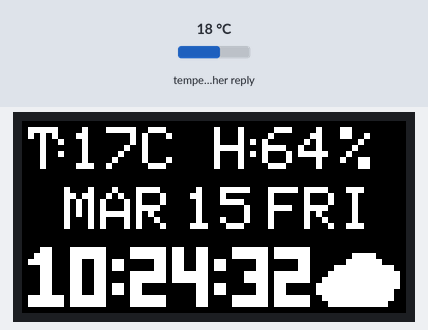
The sketch below on a simulated ESP32. Shown: 64×32 colour display. Inputs (shaded band) come from the test bench; at power-on: temperature in the weather reply 18 °C. WiFi joins after 1.5 s; servers stay silent unless stated; the local clock reads 2024-03-15 10:24:30 at power-on unless the sketch sets it; web services answer with replies made up by the test bench; what the sketch prints to the serial monitor is not drawn.

Above: at 2.1 s.
At 6.1 s:
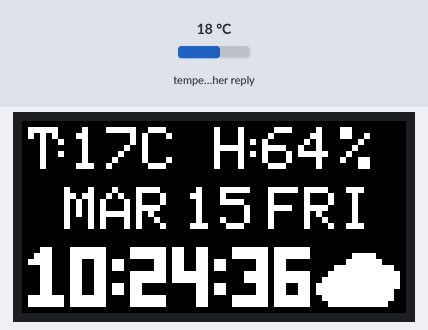
At 11.1 s:
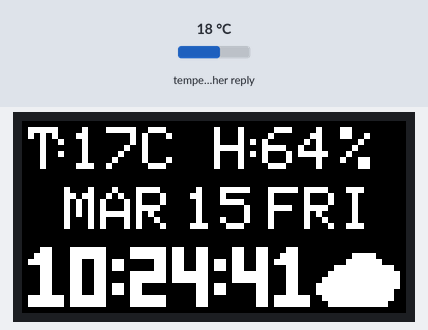
At 20.1 s:
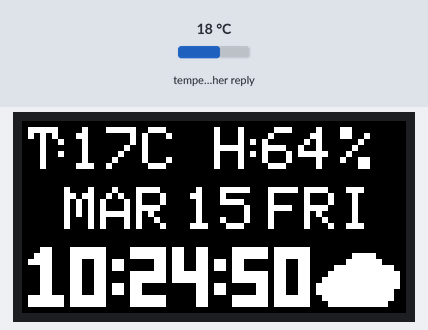
At 29.1 s:
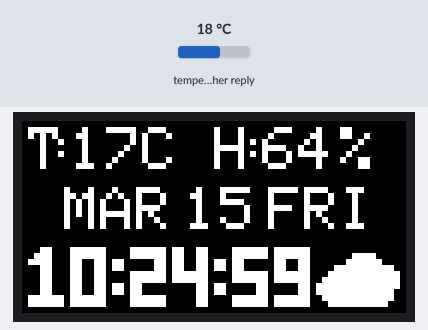
At 39.1 s:
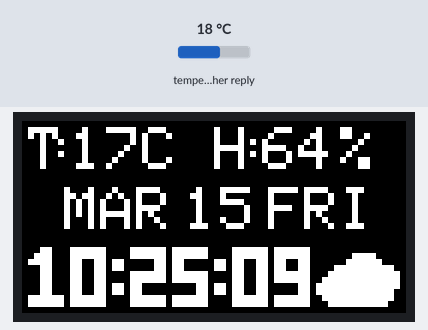

Measured:
- what the display in image 0 shows lasts 1.0 s, from 2.0 s to 3.0 s

The sketch:

main.ino
```cpp
#include <my_matrix.h>
//WiFI setup
const char* ssid = "TAJNA JASKINA BABCI JADZI";
const char* passwd = "Morys123";
//const char* ssid = "Jasminowa_6_FTTH_INTER";
//const char* passwd = "partur65";
//const char* ssid = "hamilton krul";
//const char* passwd = "qwerty1234";
//time setup
const char* ntpServer = "europe.pool.ntp.org";
const long gmt_strefa = 3600; //GMT+1
const int daylightsave = 3600;
//weather setup

const String weather_link = "http://api.openweathermap.org/data/2.5/weather?q=Krakow,pl&APPID=";
const String api_key = "0e11ccad42e110d8beb9583b9da92a4d";
  //HTTPClient http;
  //HTTPClient* pt_http=&http;
//zmienne globalne kontrola pogody przed konwersja
 //https://openweathermap.org/weather-conditions
//zmienne globalne czasu przed konwersja
  myTime_t myTime;
  myTime_t* czas=&myTime;
  myWeather_t myWeather;
  myWeather_t* pogoda=&myWeather;
  myColors_t myColors;
  myColors_t* kolory=&myColors;
  myHttp_t myLinks;
  myHttp_t* linki=&myLinks;
  RGBmatrixPanel matrix(A, B, C, D, CLK, LAT, OE, false, 64);
  RGBmatrixPanel* matryca=&matrix;


//timery
static TimerHandle_t auto_reload_timer = NULL;
//hw_timer_t *My_timer = NULL;
int counter,counter1;
//kolory

//kolory

void myTimerCallback(TimerHandle_t xTimer) {
 counter++;
 counter1++;

  }


//void IRAM_ATTR onTimer()
//{

//}
enum tryby{
zegar,
teskt,
papa
};

void setup() {

  //My_timer = timerBegin(0, 80, true);
  //timerAttachInterrupt(My_timer, &onTimer, true);
 // timerAlarmWrite(My_timer, 1000000, true);
 // timerAlarmEnable(My_timer);

   auto_reload_timer = xTimerCreate(
                      "Auto-reload timer",        // Name of timer
                      1000 / portTICK_PERIOD_MS,  // Period of timer (in ticks)
                      pdTRUE,                     // Auto-reload
                      (void *)1,                  // Timer ID
                      myTimerCallback);

  Serial.begin(115200);
  WiFi.begin(ssid,passwd);
  while(WiFi.status()!=WL_CONNECTED)
  {
    delay(500);
    Serial.printf(".");
  }
  if(WiFi.status()==WL_CONNECTED)
    Serial.printf("Polaczono\n");
   matrix.begin();
  configTime(gmt_strefa, daylightsave, ntpServer);
  getTime(czas);
  linki->weather_link = weather_link;
  linki-> api_key= api_key;
  getWeather(pogoda,linki);
  xTimerStart(auto_reload_timer, portMAX_DELAY);
//pobranie danych z klineta http
}
void loop()
{
  if(counter>=100)
 {
  getWeather(pogoda,linki);
  if(WiFi.status())
  {
  Serial.println("Pobrano pogode");
  }else
  {
    Serial.println("Siec ma downa");
  }
  counter=0;
 }
  if(counter1>=60)
 {
  if(pogoda->flag)
  {
  pogoda->flag=false;
  }else
  {
    pogoda->flag=true;
  }
  counter1=0;
  }
   printClock(matryca,kolory,czas,pogoda);
}
```

my_matrix.cpp
```cpp
#include "my_matrix.h"

void getTime(myTime_t* myTime)
{
    struct tm timeinfo;
    getLocalTime(&timeinfo);
    if((myTime->seconds)!=timeinfo.tm_sec)
    {
        myTime->seconds=timeinfo.tm_sec;
    }
    if((myTime->minutes)!=timeinfo.tm_min)
    {
        myTime->minutes=timeinfo.tm_min;
    }
    if((myTime->hours)!=timeinfo.tm_hour)
    {
        myTime->hours=timeinfo.tm_hour;
    }
    if((myTime->day)!=timeinfo.tm_mday)
    {
        myTime->year=timeinfo.tm_year;
        myTime->month=timeinfo.tm_mon;
        myTime->day=timeinfo.tm_mday;
        myTime->wday=timeinfo.tm_wday;
    }
}
/*static void colors(RGBmatrixPanel* matrix, myColors_t* myColors)
{
    (myColors->WHITE)=matrix->Color888(0xFF,0xFF,0xff);
    (myColors->YELLOW)=matrix->Color888(0xEE,0xFF,0x00);
    (myColors->BLUE)=matrix->Color888(0x0B,0x91,0xD9);
    (myColors->BLACK)=matrix->Color888(0x00,0x00,0x00);
    (myColors->GREY) = matrix->Color888(0x87,0x82,0x7d);
}*/
static void dimmer(RGBmatrixPanel* matrix,myTime_t* myTime,myColors_t* myColors,int start, int end )
{

    int h;
    h=(myTime->hours);
    if(h>=22 || h<7)
  {
    (myColors->WHITE)=matrix->Color888(0xFF*0.07,0xFF*0.07,0xff*0.07);
    (myColors->YELLOW)=matrix->Color888(0xFF*0.07,0xFF*0.07,0xff*0.07);
    (myColors->BLUE)=matrix->Color888(0x0B*0.08,0x91*0.08,0xD9*0.08);
    (myColors->BLACK)=matrix->Color888(0x00*0.07,0x00*0.07,0x00*0.07);
    (myColors->GREY)=matrix->Color888(0x87*0.7,0x82*0.7,0x7d*0.7);
  }
  else
  {
  (myColors->WHITE)=matrix->Color888(0xFF,0xFF,0xff);
  (myColors->YELLOW)=matrix->Color888(0xEE,0xFF,0x00);
  (myColors->BLUE)=matrix->Color888(0x0B,0x91,0xD9);
 (myColors->BLACK)=matrix->Color888(0x00,0x00,0x00);
 (myColors->GREY) = matrix->Color888(0x87,0x82,0x7d);
}
matrix->setTextColor(myColors->WHITE);
}
void getWeather(myWeather_t* myWeather, myHttp_t* myHttp)
{
  HTTPClient http;
    http.begin((myHttp->weather_link)+(myHttp->api_key));
    int httpCode = http.GET();
    String JSONinput = http.getString();
    StaticJsonDocument<1024> doc;

DeserializationError error = deserializeJson(doc, JSONinput);

float coord_lon = doc["coord"]["lon"]; // 19.9167
float coord_lat = doc["coord"]["lat"]; // 50.0833

JsonObject weather_0 = doc["weather"][0];
int weather_0_id = weather_0["id"]; // 802
const char* weather_0_main = weather_0["main"]; // "Clouds"
const char* weather_0_description = weather_0["description"]; // "scattered clouds"
const char* weather_0_icon = weather_0["icon"]; // "03n"

const char* base = doc["base"]; // "stations"

JsonObject main = doc["main"];
float main_temp = main["temp"]; // 285.99
float main_feels_like = main["feels_like"]; // 285.21
float main_temp_min = main["temp_min"]; // 285.26
float main_temp_max = main["temp_max"]; // 286.78
int main_pressure = main["pressure"]; // 1004
int main_humidity = main["humidity"]; // 72

int visibility = doc["visibility"]; // 10000

float wind_speed = doc["wind"]["speed"]; // 3.6
int wind_deg = doc["wind"]["deg"]; // 250

int clouds_all = doc["clouds"]["all"]; // 40

long dt = doc["dt"]; // 1682361409

JsonObject sys = doc["sys"];
int sys_type = sys["type"]; // 2
long sys_id = sys["id"]; // 2009211
const char* sys_country = sys["country"]; // "PL"
long sys_sunrise = sys["sunrise"]; // 1682307007
long sys_sunset = sys["sunset"]; // 1682358398

int timezone = doc["timezone"]; // 7200
long id = doc["id"]; // 3094802
const char* name = doc["name"]; // "Krakow"
int cod = doc["cod"]; // 200
//przypisanie wartosci do zmiennych globalnych
myWeather->temperature=(int)(main_temp-KELVIN);
myWeather->pressure=main_pressure;
myWeather->humidity=main_humidity;
myWeather->weatherStatus=(String)weather_0_main;
}
static void printSunny(RGBmatrixPanel* matrix, myColors_t* myColor)
{
    matrix->fillRect(48, 21, 15, 11,myColor->BLACK);
    matrix->fillCircle(56, 26, 5,myColor->YELLOW);
}
static void printClouds(RGBmatrixPanel* matrix,myColors_t* myColor)
{
    matrix->fillRect(48, 21, 15, 11,myColor->BLACK);
  matrix->fillRect(52, 24, 9,7,myColor->WHITE);
  for(int n=0; n<6;n++)
  {
    matrix->drawPixel(51, 25+n,myColor-> WHITE);
  }
  for(int n=0; n<4;n++)
  {
    matrix->drawPixel(50, 26+n,myColor-> WHITE);
  }
    for(int n=0; n<2;n++)
  {
    matrix->drawPixel(49, 27+n,myColor-> WHITE);
  }
      for(int n=0; n<6;n++)
  {
    matrix->drawPixel(61, 24+n,myColor-> WHITE);
  }
  for(int n=0; n<3;n++)
  {
    matrix->drawPixel(62, 25+n,myColor-> WHITE);
  }
  for(int n=0; n<6;n++)
  {
    matrix->drawPixel(54+n, 23,myColor-> WHITE);
  }
  for(int n=0; n<4;n++)
  {
    matrix->drawPixel(55+n, 22,myColor-> WHITE);
  }
}
static void printRain(RGBmatrixPanel* matrix,myColors_t* myColor )
{
    matrix->fillRect(48, 21, 15, 11,myColor->BLACK);
  matrix->fillRect(51, 24, 9, 3,myColor-> GREY);
  for(int n=0; n<8;n++)
  {
    matrix->drawPixel(52+n, 23, myColor->GREY);
  }
  for(int n=0; n<5;n++)
  {
    matrix->drawPixel(53+n, 22,myColor-> GREY);
  }
  for(int n=0; n<2;n++)
  {
    matrix->drawPixel(54+n, 21,myColor-> GREY);
  }
    for(int n=0; n<2;n++)
  {
    matrix->drawPixel(60, 24+n,myColor-> GREY);
  }
  matrix->drawPixel(50, 25,myColor-> GREY);
  for(int n=0;n<4;n++)
  {
    matrix->drawPixel(52+2*n, 27,myColor-> BLUE);
  }
    for(int n=0;n<5;n++)
  {
    matrix->drawPixel(51+2*n, 28,myColor-> BLUE);
  }
    for(int n=0;n<4;n++)
  {
    matrix->drawPixel(52+2*n, 29,myColor-> BLUE);
  }
    for(int n=0;n<4;n++)
  {
    matrix->drawPixel(53+2*n, 30,myColor-> BLUE);
  }
}
static void printThunder(RGBmatrixPanel* matrix, myColors_t* myColor)
{
    matrix->fillRect(48, 21, 15, 11,myColor-> BLACK);
  matrix->fillRect(51, 24, 9, 3,myColor-> GREY);
  for(int n=0; n<8;n++)
  {
    matrix->drawPixel(52+n, 23,myColor-> GREY);
  }
  for(int n=0; n<5;n++)
  {
    matrix->drawPixel(53+n, 22,myColor-> GREY);
  }
  for(int n=0; n<2;n++)
  {
    matrix->drawPixel(54+n, 21,myColor-> GREY);
  }
    for(int n=0; n<2;n++)
  {
    matrix->drawPixel(60, 24+n,myColor-> GREY);
  }
  matrix->drawPixel(50, 25,myColor-> GREY);
  for(int n=0;n<2;n++)
  {
    matrix->drawPixel(52+5*n, 26,myColor-> YELLOW);
    matrix->drawPixel(53+5*n, 26,myColor-> YELLOW);
    matrix->drawPixel(52+5*n, 27,myColor-> YELLOW);
    matrix->drawPixel(51+5*n, 28,myColor-> YELLOW);
    matrix->drawPixel(51+5*n, 29,myColor-> YELLOW);
    matrix->drawPixel(50+5*n, 30,myColor-> YELLOW);

  }
}
static void printWeather(RGBmatrixPanel* matrix, myColors_t* myColor,myWeather_t* myWeather)
{
    if(myWeather->weatherStatus=="Clear")
  {
    printSunny(matrix,myColor);
  }else if(myWeather->weatherStatus=="Rain")
  {
    printRain(matrix,myColor);
  }else if(myWeather->weatherStatus=="Thunderstorm")
  {
    printThunder(matrix,myColor);
  }else if(myWeather->weatherStatus=="Clouds")
  {
    printClouds(matrix,myColor);
  }
}
static void printZero(RGBmatrixPanel* matrix,myColors_t* myColors,int i, int j)
{
  matrix->fillRect(i,j,6,2,myColors->WHITE);
  matrix->fillRect(i,j+8,6,2,myColors->WHITE);
  matrix->fillRect(i,j+2,2,6,myColors->WHITE);
  matrix->fillRect(i+4,j+2,2,6,myColors->WHITE);
}
static void printOne(RGBmatrixPanel* matrix,myColors_t* myColors,int i, int j)
{
    matrix->fillRect(i+2,j,2,8,myColors->WHITE);
  matrix->fillRect(i,j+8,6,2,myColors->WHITE);
  matrix->drawPixel(i,j+2,myColors->WHITE);
  matrix->drawPixel(i+1,j+2,myColors->WHITE);
  matrix->drawPixel(i+1,j+1,myColors->WHITE);
}
static void printTwo(RGBmatrixPanel* matrix,myColors_t* myColors,int i, int j)
{
    matrix->fillRect(i,j,6,2,myColors->WHITE);
  matrix->fillRect(i+4,j+2,2,2,myColors->WHITE);
  matrix->fillRect(i,j+4,6,2,myColors->WHITE);
  matrix->fillRect(i,j+6,2,2,myColors->WHITE);
  matrix->fillRect(i,j+8,6,2,myColors->WHITE);

}
static void printThree(RGBmatrixPanel* matrix,myColors_t* myColors,int i, int j)
{
  matrix->fillRect(i,j,6,2,myColors->WHITE);
  matrix->fillRect(i,j+8,6,2,myColors->WHITE);
  matrix->fillRect(i+4,j+2,2,6,myColors->WHITE);
  matrix->fillRect(i,j,6,2,myColors->WHITE);
  matrix->fillRect(i+2,j+4,2,2,myColors->WHITE);
}
static void printFour(RGBmatrixPanel* matrix,myColors_t* myColors,int i, int j)
{
  matrix->fillRect(i,j,2,6,myColors->WHITE);
  matrix->fillRect(i+4,j,2,10,myColors->WHITE);
  matrix->fillRect(i+2,j+4,2,2,myColors->WHITE);
}
static void printFive(RGBmatrixPanel* matrix,myColors_t* myColors,int i, int j)
{
  matrix->fillRect(i,j,6,2,myColors->WHITE);
  matrix->fillRect(i,j+2,2,2,myColors->WHITE);
  matrix->fillRect(i,j+4,6,2,myColors->WHITE);
  matrix->fillRect(i+4,j+6,2,2,myColors->WHITE);
  matrix->fillRect(i,j+8,6,2,myColors->WHITE);

}
static void printSix(RGBmatrixPanel* matrix,myColors_t* myColors,int i, int j)
{
  matrix->fillRect(i,j,2,10,myColors->WHITE);
  matrix->fillRect(i+2,j,4,2,myColors->WHITE);
  matrix->fillRect(i+2,j+4,4,2,myColors->WHITE);
  matrix->fillRect(i+2,j+8,4,2,myColors->WHITE);
  matrix->fillRect(i+4,j+6,2,2,myColors->WHITE);
}
static void printSeven(RGBmatrixPanel* matrix,myColors_t* myColors,int i, int j)
{
  matrix->fillRect(i,j,6,2,myColors->WHITE);
  matrix->fillRect(i+4,j+2,2,8,myColors->WHITE);
}
static void printEight(RGBmatrixPanel* matrix,myColors_t* myColors,int i, int j)
{
  matrix->fillRect(i,j,6,2,myColors->WHITE);
  matrix->fillRect(i,j+8,6,2,myColors->WHITE);
  matrix->fillRect(i,j+2,2,6,myColors->WHITE);
  matrix->fillRect(i+4,j+2,2,6,myColors->WHITE);
  matrix->fillRect(i+2,j+4,2,2,myColors->WHITE);
}
static void printNine(RGBmatrixPanel* matrix,myColors_t* myColors,int i, int j)
{
  matrix->fillRect(i,j,6,2,myColors->WHITE);
  matrix->fillRect(i,j+8,6,2,myColors->WHITE);
  matrix->fillRect(i,j+2,2,6,myColors->WHITE);
  matrix->fillRect(i+4,j+2,2,6,myColors->WHITE);
  matrix->fillRect(i+2,j+4,2,2,myColors->WHITE);
  matrix->fillRect(i,j+6,2,2,myColors->BLACK);
}
static void printDot(RGBmatrixPanel* matrix,myColors_t* myColors,int i, int j)
{
  matrix->fillRect(i,j,2,2,myColors->WHITE);
}
static void printNumb(RGBmatrixPanel* matrix, myColors_t* myColors,int i, int j, int numb)
  {
  switch(numb)
      {
        case 0:
        printZero(matrix,myColors,i,j);
        break;
        case 1:
        printOne(matrix,myColors,i,j);
        break;
        case 2:
        printTwo(matrix,myColors,i,j);
        break;
        case 3:
        printThree(matrix,myColors,i,j);
        break;
        case 4:
        printFour(matrix,myColors,i,j);
        break;
        case 5:
        printFive(matrix,myColors,i,j);
        break;
        case 6:
        printSix(matrix,myColors,i,j);
        break;
        case 7:
        printSeven(matrix,myColors,i,j);
        break;
        case 8:
        printEight(matrix,myColors,i,j);
        break;
        case 9:
        printNine(matrix,myColors,i,j);
        break;
}
}
static void printWeatherParams(RGBmatrixPanel* matrix, myColors_t* myColors, myWeather_t* myWeather)
{
  matrix->fillRect(0, 0, 64, 10,myColors->BLACK);
  matrix->setCursor(1, 1);
  matrix->print('T');
  matrix->setCursor(4, 1);
  matrix->print(':');
  matrix->setCursor(8, 1);
  matrix->println(myWeather->temperature);
  matrix->setCursor(20, 1);
  matrix->print('C');
  if(myWeather->flag)
  {
  matrix->setCursor(32, 1);
  matrix->print('P');
  matrix->setCursor(36, 1);
  matrix->print(':');
  matrix->setCursor(40, 1);
  matrix->println(myWeather->pressure);
  }else
  {
  matrix->setCursor(32, 1);
  matrix->print('H');
  matrix->setCursor(36, 1);
  matrix->print(':');
  matrix->setCursor(40, 1);
  matrix->println(myWeather->humidity);
  if(myWeather->humidity!=100)
  {
  matrix->setCursor(53, 1);
  }else
  {
     matrix->setCursor(58, 1);
  }
    matrix->print('%');
  }
}
static void getStringDate(myTime_t* myWeather)
{
  switch(myWeather->wday)
  {
    case 0:
    myWeather->Sweekday="SUN";
    break;
    case 1:
    myWeather->Sweekday="MON";
    break;
    case 2:
    myWeather->Sweekday="TUE";
    break;
    case 3:
    myWeather->Sweekday="WED";
    break;
    case 4:
    myWeather->Sweekday="THU";
    break;
    case 5:
    myWeather->Sweekday="FRI";
    break;
    case 6:
    myWeather->Sweekday="SAT";
    break;
  }
  switch(myWeather->month)
  {
    case 0:
    myWeather->Smonth="JAN";
    break;
    case 1:
    myWeather->Smonth="FEB";
    break;
    case 2:
    myWeather->Smonth="MAR";
    break;
    case 3:
    myWeather->Smonth="APR";
    break;
    case 4:
    myWeather->Smonth="MAY";
    break;
    case 5:
    myWeather->Smonth="JUN";
    break;
    case 6:
    myWeather->Smonth="JUL";
    break;
    case 7:
    myWeather->Smonth="AUG";
    break;
    case 8:
    myWeather->Smonth="SEP";
    break;
    case 9:
    myWeather->Smonth="OCT";
    break;
    case 10:
    myWeather->Smonth="NOV";
    break;
    case 11:
    myWeather->Smonth="DEC";
    break;
  }
}
static void printDate(RGBmatrixPanel* matrix, myTime_t* myTime,myColors_t* myColors)
{
  matrix->fillRect(0, 11, 64, 8,myColors->BLACK);
  matrix->setCursor(7, 11);
  matrix->println(myTime->Smonth);
  matrix->setCursor(27,11);
  matrix->println(myTime->day);
  matrix->setCursor(41, 11);
  matrix->println(myTime->Sweekday);
}
void printClock(RGBmatrixPanel* matrix, myColors_t* myColors, myTime_t* myTime,myWeather_t* myWeather)
{
  getTime(myTime);
  static int temps=0;
  static int tempm=0;
  static int temph=0;
  int s=myTime->seconds;
  int m=myTime->minutes;
  int h=myTime->hours;
  printDot(matrix,myColors,15,23);
  printDot(matrix,myColors,15,27);
  printDot(matrix,myColors,32,23);
  printDot(matrix,myColors,32,27);
  if(temph!=h)
{
  dimmer(matrix,myTime,myColors,22,7);
  getStringDate(myTime);
  matrix->fillRect(1,21,14,10,myColors->BLACK);
  if(h<10)

    {
      printZero(matrix,myColors,1,21);
      printNumb(matrix,myColors,8,21,h);
    }else if(h>=10 && h<20)
    {
       printOne(matrix,myColors,1,21);
      printNumb(matrix,myColors,8,21,h-10);
    }else if(h>=20 && h<24)
    {
       printTwo(matrix,myColors,1,21);
      printNumb(matrix,myColors,8,21,h-20);
    }
    temph=h;
}
if(tempm!=m)
{
    dimmer(matrix,myTime,myColors,22,7);
    printWeather(matrix,myColors,myWeather);
    printWeatherParams(matrix,myColors,myWeather);
  matrix->fillRect(18,21,14,10,myColors->BLACK);
if(m<10)
    {

      printZero(matrix,myColors,18,21);
      printNumb(matrix,myColors,25,21,m);
    }else if(m>=10 && m<20)
    {
       printOne(matrix,myColors,18,21);
      printNumb(matrix,myColors,25,21,m-10);
    }else if(m>=20 && m<30)
    {
       printTwo(matrix,myColors,18,21);
      printNumb(matrix,myColors,25,21,m-20);
    }else if(m>=30 && m<40)
    {
       printThree(matrix,myColors,18,21);
      printNumb(matrix,myColors,25,21,m-30);
    }else if(m>=40 && m<50)
    {
       printFour(matrix,myColors,18,21);
      printNumb(matrix,myColors,25,21,m-40);
    }else if(m>=50 && m<60)
    {
       printFive(matrix,myColors,18,21);
      printNumb(matrix,myColors,25,21,m-50);
    }
  tempm=m;
}
  if(temps!=s)
  {
    printDate(matrix,myTime,myColors);
    matrix->fillRect(35,21,14,10,myColors->BLACK);
    if(s<10)
    {
      printZero(matrix,myColors,35,21);
      printNumb(matrix,myColors,42,21,s);
    }else if(s>=10 && s<20)
    {
       printOne(matrix,myColors,35,21);
      printNumb(matrix,myColors,42,21,s-10);
    }else if(s>=20 && s<30)
    {
       printTwo(matrix,myColors,35,21);
      printNumb(matrix,myColors,42,21,s-20);
    }else if(s>=30 && s<40)
    {
       printThree(matrix,myColors,35,21);
      printNumb(matrix,myColors,42,21,s-30);
    }else if(s>=40 && s<50)
    {
       printFour(matrix,myColors,35,21);
      printNumb(matrix,myColors,42,21,s-40);
    }else if(s>=50 && s<60)
    {
       printFive(matrix,myColors,35,21);
      printNumb(matrix,myColors,42,21,s-50);
    }
    temps=s;
  }


  }
```

Source omitted: my_matrix.h (2644 bytes)
